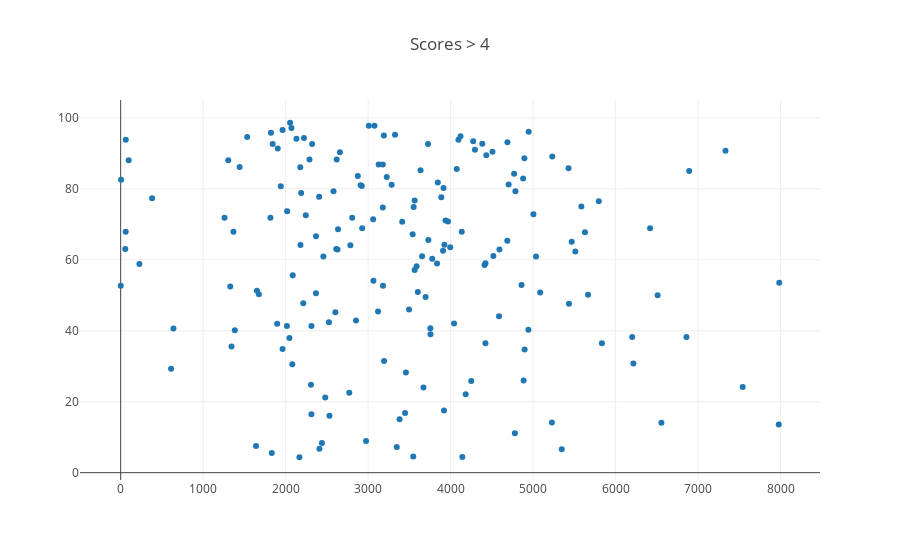

The notebook cell saved with this chart:
### Code cell
import plotly.io as pio

population = df_joined.POP00
percent_white = df_joined.percent_white00

data = [dict(
  type = 'scatter',
  x = population,
  y = percent_white,
  mode = 'markers',
  transforms = [dict(
    type = 'filter',
    target = 'y',
    operation = '>',
    value = 4
  )]
)]

layout = dict(
    title = 'Scores > 4'
)

fig_dict = dict(data=data, layout=layout)

pio.show(fig_dict, validate=False)

### Figure 1 — Plotly figure (JSON) as saved in the notebook; plotly's stock layout.template omitted (floating-point values rounded to 4 significant figures; data arrays with more than 128 entries replaced by an {"elided": "..."} marker saying what was removed)
{"data": [{"mode": "markers", "transforms": [{"operation": ">", "target": "y", "type": "filter", "value": 4}], "type": "scatter", "x": {"elided": "203 float values"}, "y": {"elided": "203 float values"}}], "layout": {"title": "Scores > 4"}}
